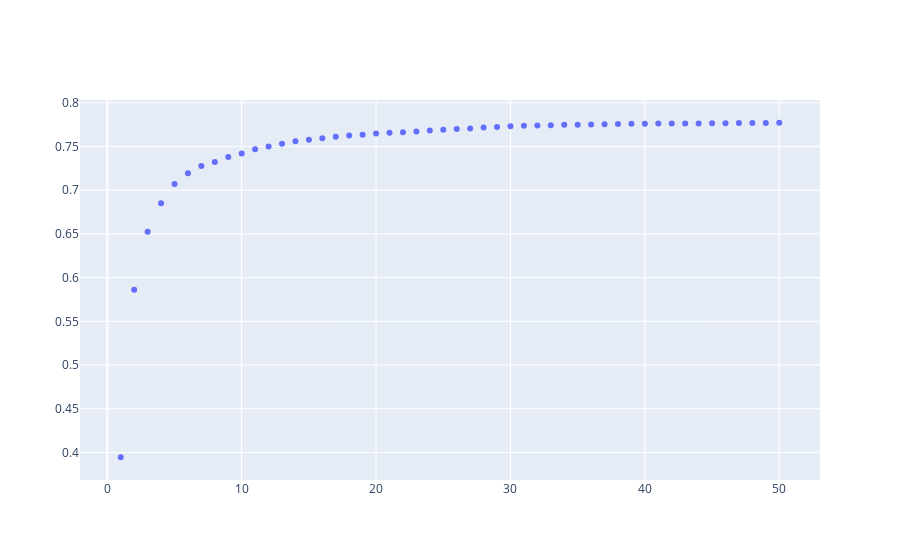

Notebook code for this chart:
### Code cell
from graph import trace_values, plot
x_vals = list(range(1, len(rfr_n_trees.estimators_) + 1))
trace = trace_values(x_vals, r2_scores)
plot([trace])

### Figure 1 — Plotly figure (JSON) as saved in the notebook; plotly's stock layout.template omitted (floating-point values rounded to 4 significant figures)
{"data": [{"mode": "markers", "name": "data", "text": [], "type": "scatter", "x": [1, 2, 3, 4, 5, 6, 7, 8, 9, 10, 11, 12, 13, 14, 15, 16, 17, 18, 19, 20, 21, 22, 23, 24, 25, 26, 27, 28, 29, 30, 31, 32, 33, 34, 35, 36, 37, 38, 39, 40, 41, 42, 43, 44, 45, 46, 47, 48, 49, 50], "y": [0.3945, 0.5861, 0.6523, 0.6849, 0.7071, 0.7194, 0.7277, 0.7321, 0.7381, 0.7421, 0.747, 0.7501, 0.7532, 0.756, 0.7578, 0.7595, 0.7611, 0.7626, 0.7636, 0.7648, 0.7657, 0.7664, 0.7673, 0.7682, 0.7692, 0.7699, 0.7706, 0.7717, 0.7724, 0.7732, 0.7736, 0.7741, 0.7743, 0.7748, 0.7749, 0.7751, 0.7755, 0.7758, 0.776, 0.776, 0.7762, 0.7763, 0.7764, 0.7764, 0.7765, 0.7765, 0.7768, 0.7768, 0.777, 0.7772]}], "layout": {}}
